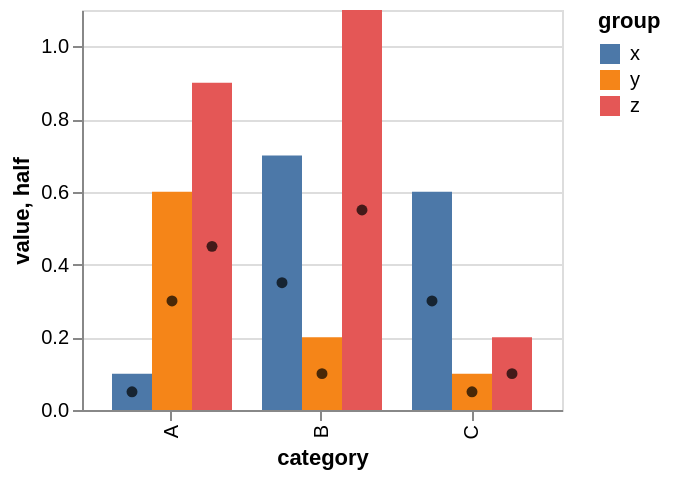

Here is the Vega-Lite specification saved for this chart:
### Vega specification from a JSON file in a GitHub repository (floating-point values rounded to 4 significant figures)
{"$schema": "https://vega.github.io/schema/vega/v5.json", "background": "white", "padding": 5, "height": 200, "style": "cell", "data": [{"name": "source_0", "values": [{"category": "A", "group": "x", "value": 0.1}, {"category": "A", "group": "y", "value": 0.6}, {"category": "A", "group": "z", "value": 0.9}, {"category": "B", "group": "x", "value": 0.7}, {"category": "B", "group": "y", "value": 0.2}, {"category": "B", "group": "z", "value": 1.1}, {"category": "C", "group": "x", "value": 0.6}, {"category": "C", "group": "y", "value": 0.1}, {"category": "C", "group": "z", "value": 0.2}]}, {"name": "data_0", "source": "source_0", "transform": [{"type": "formula", "expr": "datum.value/2", "as": "half"}]}, {"name": "data_1", "source": "data_0", "transform": [{"type": "stack", "groupby": ["category", "group"], "field": "value", "sort": {"field": [], "order": []}, "as": ["value_start", "value_end"], "offset": "zero"}, {"type": "filter", "expr": "isValid(datum[\"value\"]) && isFinite(+datum[\"value\"])"}]}, {"name": "data_2", "source": "data_0", "transform": [{"type": "filter", "expr": "isValid(datum[\"half\"]) && isFinite(+datum[\"half\"])"}]}], "signals": [{"name": "x_step", "update": "20 * bandspace(domain('xOffset').length, 0, 0) / (1-0.2)"}, {"name": "width", "update": "bandspace(domain('x').length, 0.2, 0.2) * x_step"}], "marks": [{"name": "layer_0_marks", "type": "rect", "style": ["bar"], "from": {"data": "data_1"}, "encode": {"update": {"fill": {"scale": "color", "field": "group"}, "ariaRoleDescription": {"value": "bar"}, "description": {"signal": "\"category: \" + (isValid(datum[\"category\"]) ? datum[\"category\"] : \"\"+datum[\"category\"]) + \"; value: \" + (format(datum[\"value\"], \"\")) + \"; group: \" + (isValid(datum[\"group\"]) ? datum[\"group\"] : \"\"+datum[\"group\"])"}, "x": {"scale": "x", "field": "category", "offset": {"scale": "xOffset", "field": "group"}}, "width": {"signal": "max(0.25, bandwidth('xOffset'))"}, "y": {"scale": "y", "field": "value_end"}, "y2": {"scale": "y", "field": "value_start"}}}}, {"name": "layer_1_marks", "type": "symbol", "style": ["circle"], "from": {"data": "data_2"}, "encode": {"update": {"opacity": {"value": 0.7}, "fill": {"value": "black"}, "ariaRoleDescription": {"value": "circle"}, "description": {"signal": "\"category: \" + (isValid(datum[\"category\"]) ? datum[\"category\"] : \"\"+datum[\"category\"]) + \"; half: \" + (format(datum[\"half\"], \"\")) + \"; group: \" + (isValid(datum[\"group\"]) ? datum[\"group\"] : \"\"+datum[\"group\"])"}, "x": {"scale": "x", "field": "category", "offset": {"scale": "xOffset", "field": "group", "band": 0.5}}, "y": {"scale": "y", "field": "half"}, "shape": {"value": "circle"}}}}], "scales": [{"name": "x", "type": "band", "domain": {"fields": [{"data": "data_1", "field": "category"}, {"data": "data_2", "field": "category"}], "sort": true}, "range": {"step": {"signal": "x_step"}}, "paddingInner": 0.2, "paddingOuter": 0.2}, {"name": "y", "type": "linear", "domain": {"fields": [{"data": "data_1", "field": "value_start"}, {"data": "data_1", "field": "value_end"}, {"data": "data_2", "field": "half"}]}, "range": [{"signal": "height"}, 0], "nice": true, "zero": true}, {"name": "xOffset", "type": "band", "domain": {"fields": [{"data": "data_1", "field": "group"}, {"data": "data_2", "field": "group"}], "sort": true}, "range": {"step": 20}}, {"name": "color", "type": "ordinal", "domain": {"data": "data_1", "field": "group", "sort": true}, "range": "category"}], "axes": [{"scale": "y", "orient": "left", "gridScale": "x", "grid": true, "tickCount": {"signal": "ceil(height/40)"}, "domain": false, "labels": false, "aria": false, "maxExtent": 0, "minExtent": 0, "ticks": false, "zindex": 0}, {"scale": "x", "orient": "bottom", "grid": false, "title": "category", "labelAlign": "right", "labelAngle": 270, "labelBaseline": "middle", "zindex": 0}, {"scale": "y", "orient": "left", "grid": false, "title": "value, half", "labelOverlap": true, "tickCount": {"signal": "ceil(height/40)"}, "zindex": 0}], "legends": [{"fill": "color", "symbolType": "square", "title": "group"}]}
